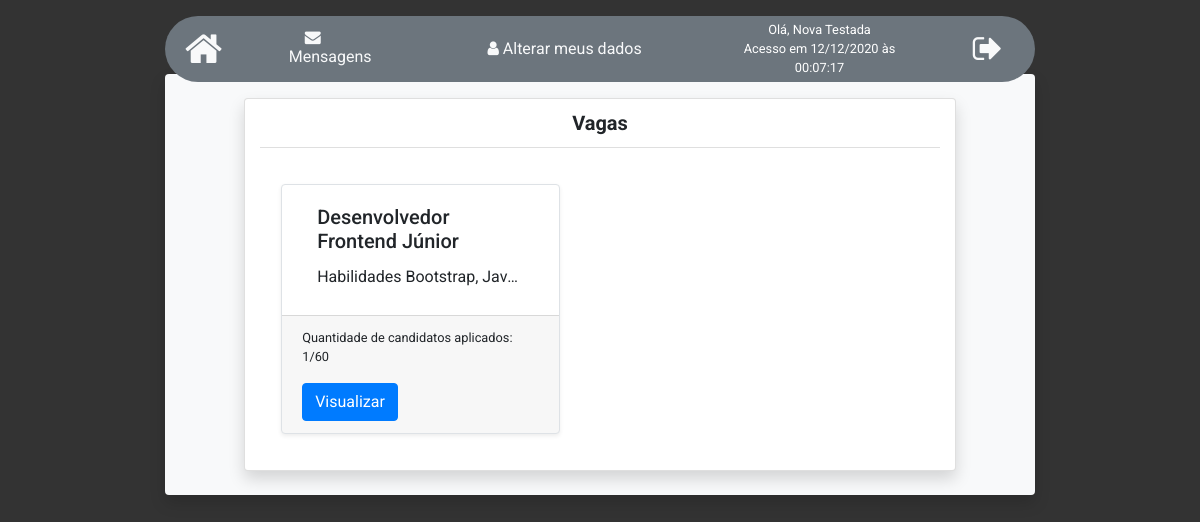
The app's page /index.php?user=candidates&screen=yourVacancy (signed in) with its own data.
### tables this page shows
CREATE TABLE IF NOT EXISTS `candidates_vacancy` (
  `idCandidates` int(11) NOT NULL,
  `idVacancy` int(11) NOT NULL,
  `idCompany` int(11) NOT NULL,
  PRIMARY KEY (`idCandidates`,`idVacancy`),
  KEY `idVacancy_idx` (`idVacancy`)
);

CREATE TABLE IF NOT EXISTS `vacancies` (
  `idVacancy` int(11) NOT NULL AUTO_INCREMENT,
  `idCompany` int(11) NOT NULL,
  `nameCompany` varchar(65) NOT NULL,
  `name` varchar(45) NOT NULL,
  `description` text NOT NULL,
  `salary` decimal(15,2) NOT NULL,
  `interest` int(45) NOT NULL,
  `maxCandidates` int(11) NOT NULL,
  `qtdCandidates` int(11) NOT NULL DEFAULT '0',
  PRIMARY KEY (`idVacancy`)
);

### GetData.php (called while the page is built, shortened)
<?php
function listYourVacancies($vConn, $idCandidates){
    $sqlData = "Select * from vacancies  inner join candidates_vacancy on candidates_vacancy.idVacancy = vacancies.idVacancy where idCandidates = $idCandidates";
    $rsData = mysqli_query($vConn, $sqlData) or die(mysqli_error($vConn));
    return $rsData;
}
?>

### pages/yourVacancy.php (the view, shortened to what this page needs)
<?php
    include 'components/NavBar.php';
    include 'GetData.php';
    $idCandidate = $_SESSION['id'];
    $rsYourVacancies = listYourVacancies($vConn, $idCandidate);
?>
<div class="container-fluid">
    <div class="row justify-content-md-center rounded bg-light shadow p-2">
        <div class="card m-3 shadow col-10">
            <h5 class="card-header font-weight-bold text-center bg-white">Vagas</h5>
            <div class="card-body row justify-content-between">
                <?php
                    while($tblYourVacancies = mysqli_fetch_array($rsYourVacancies)){
                ?>
                    <div class="card m-3 col-sm-5 shadow-sm border" style="height: 250px;">
                        <div class="card-body" style="height: 250px;">
                            <h5 class="card-title"><?=$tblYourVacancies[3]?></h5>
                            <p class="card-text text-truncate"><?=$tblYourVacancies[4]?></p>
                        </div>
                        <div class="card-footer row justify-content-between">
                            <p class="card-text small float-left">Quantidade de candidatos aplicados: <?=$tblYourVacancies[8]?>/<?=$tblYourVacancies[7]?></p>
                            <a href="index.php?user=<?=$user?>&screen=vacancy&readonly=true&id=<?=$tblYourVacancies[0]?>" class="btn btn-primary float-right">Visualizar</a>
                        </div>
                    </div>
                <?php
                    }
                ?>
            </div>
        </div>
    </div>
</div>

### css/styles.css (style rules this page uses)
body { font-family: 'Roboto', sans-serif; background-color: #333; }

### records on screen
candidates_vacancy: idVacancy.name "Desenvolvedor Frontend Júnior", idVacancy.description "Habilidades Bootstrap, Jav…", idVacancy.qtdCandidates "1", idVacancy.maxCandidates "60"

### other values on screen
$_SESSION['name'] "Nova Testada"
$_SESSION['loginTime'] "Acesso em 12/12/2020 às 00:07:17"
